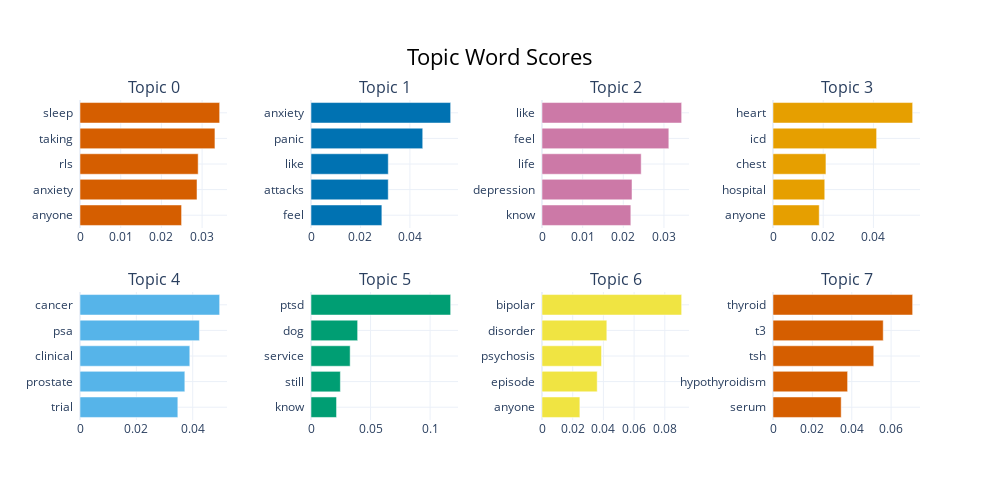

Here is the notebook cell this chart was saved with:
### Code cell
import pandas as pd
import numpy as np
from bertopic import BERTopic
import pandas as pd
import io
# select only 6000 tweets
docs = df_ocd['Concern'].to_list()
model = BERTopic(verbose=True)
topics, probabilities = model.fit_transform(docs)
model.get_topic_freq().head(11)
model.visualize_barchart()
# can also choose the number of topics automatically
# model = BERTopic(nr_topics="auto")

### Figure 1 — Plotly figure (JSON) as saved in the notebook; plotly's stock layout.template omitted (floating-point values rounded to 4 significant figures)
{"data": [{"marker": {"color": "#D55E00"}, "orientation": "h", "type": "bar", "x": [0.02496, 0.02875, 0.02903, 0.03315, 0.03431], "xaxis": "x", "y": ["anyone  ", "anxiety  ", "rls  ", "taking  ", "sleep  "], "yaxis": "y"}, {"marker": {"color": "#0072B2"}, "orientation": "h", "type": "bar", "x": [0.02865, 0.03123, 0.03125, 0.04517, 0.05646], "xaxis": "x2", "y": ["feel  ", "attacks  ", "like  ", "panic  ", "anxiety  "], "yaxis": "y2"}, {"marker": {"color": "#CC79A7"}, "orientation": "h", "type": "bar", "x": [0.02185, 0.02214, 0.0244, 0.0312, 0.03436], "xaxis": "x3", "y": ["know  ", "depression  ", "life  ", "feel  ", "like  "], "yaxis": "y3"}, {"marker": {"color": "#E69F00"}, "orientation": "h", "type": "bar", "x": [0.01842, 0.02061, 0.02109, 0.04128, 0.05563], "xaxis": "x4", "y": ["anyone  ", "hospital  ", "chest  ", "icd  ", "heart  "], "yaxis": "y4"}, {"marker": {"color": "#56B4E9"}, "orientation": "h", "type": "bar", "x": [0.03472, 0.0372, 0.03897, 0.04237, 0.04956], "xaxis": "x5", "y": ["trial  ", "prostate  ", "clinical  ", "psa  ", "cancer  "], "yaxis": "y5"}, {"marker": {"color": "#009E73"}, "orientation": "h", "type": "bar", "x": [0.02145, 0.02466, 0.03287, 0.03916, 0.1173], "xaxis": "x6", "y": ["know  ", "still  ", "service  ", "dog  ", "ptsd  "], "yaxis": "y6"}, {"marker": {"color": "#F0E442"}, "orientation": "h", "type": "bar", "x": [0.02467, 0.03596, 0.03878, 0.04223, 0.09097], "xaxis": "x7", "y": ["anyone  ", "episode  ", "psychosis  ", "disorder  ", "bipolar  "], "yaxis": "y7"}, {"marker": {"color": "#D55E00"}, "orientation": "h", "type": "bar", "x": [0.03463, 0.03789, 0.05118, 0.05599, 0.07093], "xaxis": "x8", "y": ["serum  ", "hypothyroidism  ", "tsh  ", "t3  ", "thyroid  "], "yaxis": "y8"}], "layout": {"annotations": [{"font": {"size": 16}, "showarrow": false, "text": "Topic 0", "x": 0.0875, "xanchor": "center", "xref": "paper", "y": 1, "yanchor": "bottom", "yref": "paper"}, {"font": {"size": 16}, "showarrow": false, "text": "Topic 1", "x": 0.3625, "xanchor": "center", "xref": "paper", "y": 1, "yanchor": "bottom", "yref": "paper"}, {"font": {"size": 16}, "showarrow": false, "text": "Topic 2", "x": 0.6375, "xanchor": "center", "xref": "paper", "y": 1, "yanchor": "bottom", "yref": "paper"}, {"font": {"size": 16}, "showarrow": false, "text": "Topic 3", "x": 0.9125, "xanchor": "center", "xref": "paper", "y": 1, "yanchor": "bottom", "yref": "paper"}, {"font": {"size": 16}, "showarrow": false, "text": "Topic 4", "x": 0.0875, "xanchor": "center", "xref": "paper", "y": 0.4, "yanchor": "bottom", "yref": "paper"}, {"font": {"size": 16}, "showarrow": false, "text": "Topic 5", "x": 0.3625, "xanchor": "center", "xref": "paper", "y": 0.4, "yanchor": "bottom", "yref": "paper"}, {"font": {"size": 16}, "showarrow": false, "text": "Topic 6", "x": 0.6375, "xanchor": "center", "xref": "paper", "y": 0.4, "yanchor": "bottom", "yref": "paper"}, {"font": {"size": 16}, "showarrow": false, "text": "Topic 7", "x": 0.9125, "xanchor": "center", "xref": "paper", "y": 0.4, "yanchor": "bottom", "yref": "paper"}], "height": 500, "hoverlabel": {"bgcolor": "white", "font": {"family": "Rockwell", "size": 16}}, "showlegend": false, "title": {"font": {"color": "Black", "size": 22}, "text": "Topic Word Scores", "x": 0.5, "xanchor": "center", "yanchor": "top"}, "width": 1000, "xaxis": {"anchor": "y", "domain": [0, 0.175], "showgrid": true}, "xaxis2": {"anchor": "y2", "domain": [0.275, 0.45], "showgrid": true}, "xaxis3": {"anchor": "y3", "domain": [0.55, 0.725], "showgrid": true}, "xaxis4": {"anchor": "y4", "domain": [0.825, 1], "showgrid": true}, "xaxis5": {"anchor": "y5", "domain": [0, 0.175], "showgrid": true}, "xaxis6": {"anchor": "y6", "domain": [0.275, 0.45], "showgrid": true}, "xaxis7": {"anchor": "y7", "domain": [0.55, 0.725], "showgrid": true}, "xaxis8": {"anchor": "y8", "domain": [0.825, 1], "showgrid": true}, "yaxis": {"anchor": "x", "domain": [0.6, 1], "showgrid": true}, "yaxis2": {"anchor": "x2", "domain": [0.6, 1], "showgrid": true}, "yaxis3": {"anchor": "x3", "domain": [0.6, 1], "showgrid": true}, "yaxis4": {"anchor": "x4", "domain": [0.6, 1], "showgrid": true}, "yaxis5": {"anchor": "x5", "domain": [0, 0.4], "showgrid": true}, "yaxis6": {"anchor": "x6", "domain": [0, 0.4], "showgrid": true}, "yaxis7": {"anchor": "x7", "domain": [0, 0.4], "showgrid": true}, "yaxis8": {"anchor": "x8", "domain": [0, 0.4], "showgrid": true}}}
